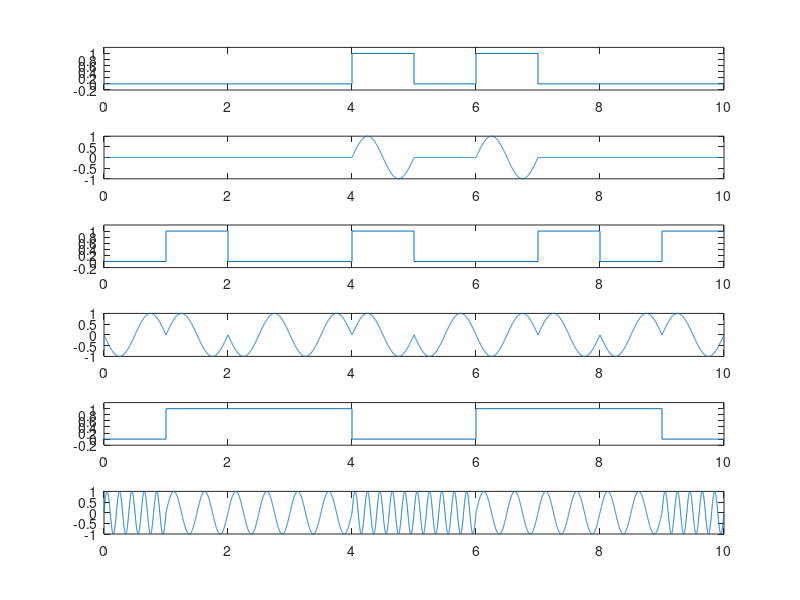

This chart was generated by the following MATLAB code:
clc;
clear all;
close all;
% ASK
x = round(rand(1,10));
t = 0:0.001:0.999;
s = sin(2*pi*t);
ask = [];
for i=1:10
    if x(i)==1
        ask = [ask s];
    else
        ask = [ask zeros(size(s))];
    end
end
subplot(6,1,1);
stairs(0:10,[x x(10)]);
axis([0,10,-0.2,1.2]);
subplot(6,1,2);
plot(0:0.001:9.999,ask);

% PSK

clc;
clear all;
close all;
x = round(rand(1,10));
t = 0:0.001:0.999;
s = sin(2*pi*t);
psk = [];
for i=1:10
    if x(i)==1
        psk = [psk s];
    else
        psk = [psk -s];
    end
end
subplot(6,1,3);
stairs(0:10,[x x(10)]);
axis([0,10,-0.2,1.2]);
subplot(6,1,4);
plot(0:0.001:9.999,psk);

% FSK

clc;
clear all;
close all;
x = round(rand(1,10));
t = 0:0.001:0.999;
s1 = sin(2*pi*2*t);
s2 = sin(2*pi*5*t);
fsk = [];
for i=1:10
    if x(i)==1
        fsk = [fsk s1];
    else
        fsk = [fsk s2];
    end
end
subplot(6,1,5);
stairs(0:10,[x x(10)]);
axis([0,10,-0.2,1.2]);
subplot(6,1,6);
plot(0:0.001:9.999,fsk);

